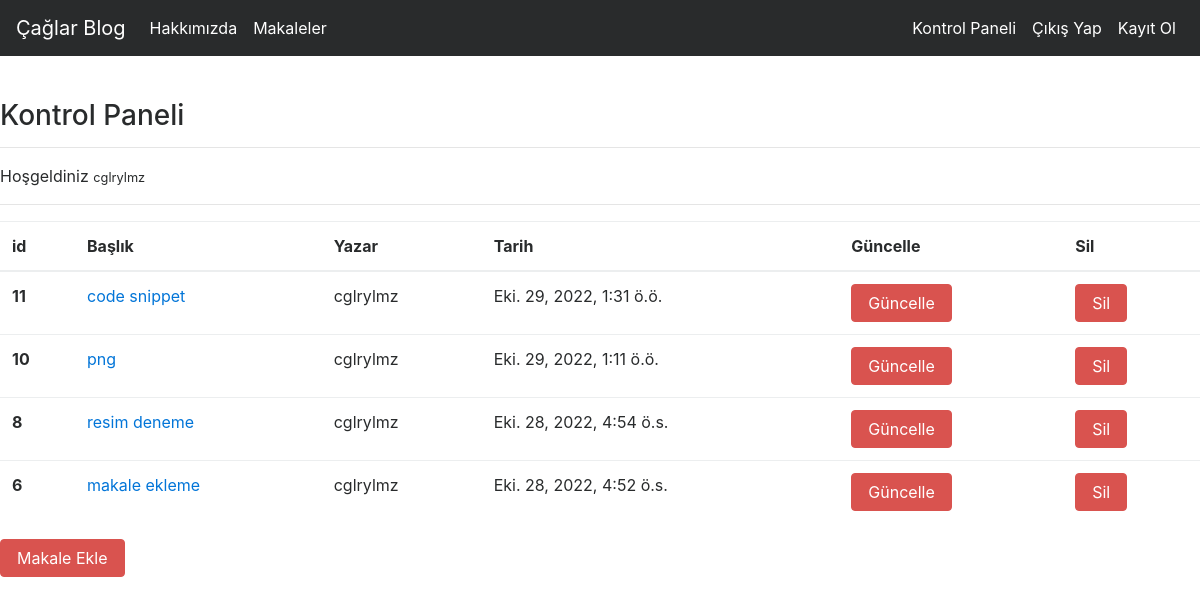
Screenshot of /articles/dashboard/ (signed in) with the database file from the repository.
### article/models.py (models this page shows, shortened)
class Article(models.Model):
    author = models.ForeignKey("auth.User",on_delete = models.CASCADE,verbose_name = "Yazar ")
    title = models.CharField(max_length = 50,verbose_name = "Başlık")
    content = RichTextField()
    created_date = models.DateTimeField(auto_now_add=True,verbose_name="Oluşturulma Tarihi")
    article_image = models.FileField(blank = True,null = True,verbose_name="Makaleye Fotoğraf Ekleyin")
    class Meta:
        ordering = ['-created_date']

### article/views.py (the view)
# urls.py: path('dashboard/',views.dashboard,name="dashboard"),
@login_required(login_url="user:login")
def dashboard(request):
    articles=Article.objects.filter(author=request.user)
    context={
        "articles":articles
    }
    return render(request,"dashboard.html",context)

### templates/dashboard.html
{% extends "layout.html" %}
{% block body %}
<h3>Kontrol Paneli</h3>
<hr>
<P>
Hoşgeldiniz <small>{{request.user.username}}</small>
</P>
<hr>
{% if articles %}
<table class="table">
  <thead>
    <tr>
      <th scope="col">id</th>
      <th scope="col">Başlık</th>
      <th scope="col">Yazar</th>
      <th scope="col">Tarih</th>
      <th scope="col">Güncelle</th>
      <th scope="col">Sil</th>
    </tr>
  </thead>
  <tbody>
    {% for article in articles  %}
    <tr>
      <th scope="row">{{article.id}}</th>
      <td><a href="{% url 'article:detail' article.id %}">{{article.title}}</a></td>
      <td>{{article.author}}</td>
      <td>{{article.created_date}}</td>
      <td><a href="{% url 'article:update' article.id %}" class="btn btn-danger">Güncelle</a></td>
      <td><a href="{% url 'article:delete' article.id %}" class="btn btn-danger">Sil</a></td>
    </tr>
    {% endfor %}
  </tbody>
</table>
{% else %}
<div class = "alert alert-danger">
Henüz bir makaleniz bulunmuyor...
</div>
{% endif %}
<a class="btn btn-danger" href="{% url 'article:addarticle' %}">Makale Ekle</a>
{% endblock body %}

### rows the page displays
Article: id "11", title "code snippet", author "cglrylmz", created_date "Eki. 29, 2022, 1:31 ö.ö."
Article: id "10", title "png", author "cglrylmz", created_date "Eki. 29, 2022, 1:11 ö.ö."
Article: id "8", title "resim deneme", author "cglrylmz", created_date "Eki. 28, 2022, 4:54 ö.s."
Article: id "6", title "makale ekleme", author "cglrylmz", created_date "Eki. 28, 2022, 4:52 ö.s."

### other values shown
{{ request.user.username }} "cglrylmz"
